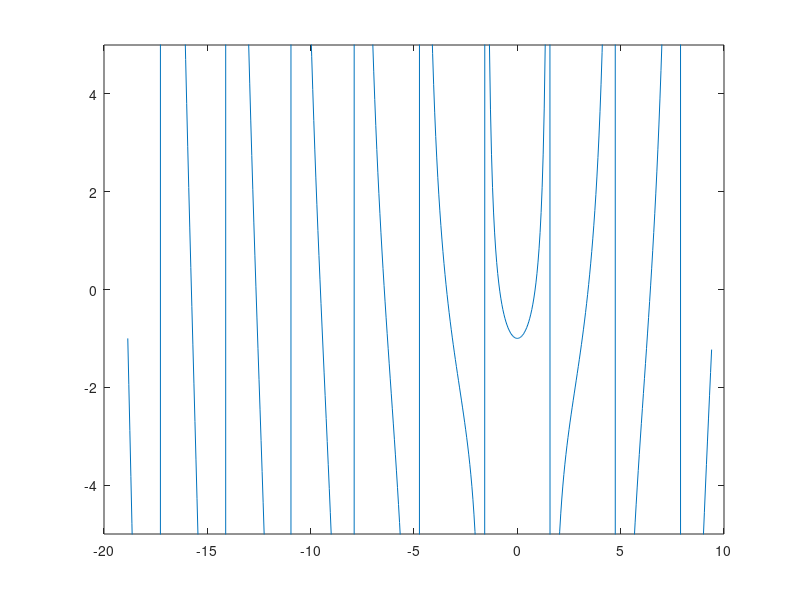

Recreate this plot in MATLAB.
%% constants
a=5.536;
b=0.03049;
T=300;
R=0.08205746;
P=3;

%% Function
% remember to reformulate if variables are in the denominator
f=@(x) x*tan(x)-1;

x=-6*pi:0.05:3*pi;
fx=zeros(1,length(x));
for i=1:length(x)
    fx(i)=f(x(i));
end
plot(x, fx)
ylim([-5,5])

%% Fzero solution 1
x0=[-1.25,-0.75];
sol1=fzero(f,x0);
disp(sol1)

%% Fzero solution 2
x0=[0.75,1.25];
sol2=fzero(f,x0);
disp(sol2)

%% Fzero solution 3
x0=[1.25,3];
sol3=fzero(f,x0);
disp(sol3)